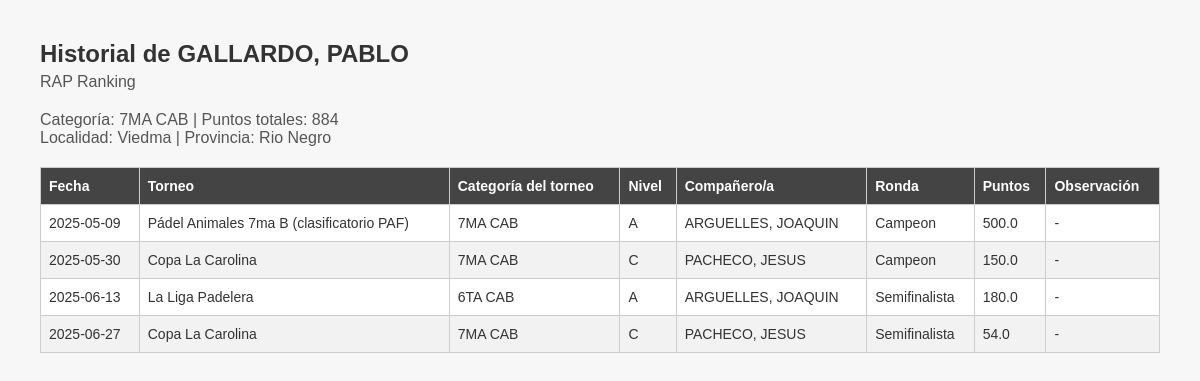
Screenshot of /historial/GALLARDO, PABLO with the database file from the repository.
### tables this page shows
CREATE TABLE jugadores (
            id INTEGER PRIMARY KEY AUTOINCREMENT,
            nombre TEXT UNIQUE,
            categoria TEXT,
            localidad TEXT,
            provincia TEXT,
            puntos INTEGER DEFAULT 0,
            historial TEXT
        );

### app.py (the view)
@app.route('/historial/<nombre>')
def historial(nombre):
    conn = sqlite3.connect('database.db')
    conn.row_factory = sqlite3.Row
    cursor = conn.cursor()
    cursor.execute("SELECT * FROM jugadores WHERE UPPER(nombre) = ?", (nombre.upper(),))
    jugador = cursor.fetchone()
    if not jugador:
        conn.close()
        return f"No se encontró al jugador: {nombre}", 404
    try:
        historial = json.loads(jugador['historial'])
    except json.JSONDecodeError:
        historial = []
    conn.close()
    return render_template("historial.html", jugador=jugador, historial=historial)

### templates/historial.html (shortened to what this page needs)
<!DOCTYPE html>
<html lang="es">
<head>
</head>
<body>
    <h1>Historial de {{ jugador['nombre'] }}</h1>
    <div class="header-info">
        <div class="subtitulo">RAP Ranking</div>
        <div class="subtitulo">
            Categoría: {{ jugador['categoria'] }} |
            Puntos totales: {{ jugador['puntos'] }}<br>
            Localidad: {{ jugador['localidad'] }} |
            Provincia: {{ jugador['provincia'] }}
        </div>
    </div>
    {% if historial %}
        <table>
            <thead>
                <tr>
                    <th>Fecha</th>
                    <th>Torneo</th>
                    <th>Categoría del torneo</th>
                    <th>Nivel</th>
                    <th>Compañero/a</th>
                    <th>Ronda</th>
                    <th>Puntos</th>
                    <th>Observación</th>
                </tr>
            </thead>
            <tbody>
                {% for h in historial %}
                    <tr>
                        <td>{{ h.fecha }}</td>
                        <td>{{ h.torneo }}</td>
                        <td>{{ h.categoria_torneo }}</td>
                        <td>{{ h.nivel }}</td>
                        <td>{{ h.pareja }}</td>
                        <td>{{ h.ronda }}</td>
                        <td>{{ h.puntos }}</td>
                        <td>{{ h.observacion or "-" }}</td>
                    </tr>
                {% endfor %}
            </tbody>
        </table>
    {% else %}
        <p>No se encontraron torneos cargados para este jugador.</p>
    {% endif %}
</body>
</html>

### templates/historial.html (style rules this page uses)
body { font-family: Arial, sans-serif; margin: 40px; background-color: #f7f7f7; color: #333; }
h1 { font-size: 24px; margin-bottom: 5px; }
.subtitulo { font-size: 16px; color: #555; margin-bottom: 20px; }
table { width: 100%; border-collapse: collapse; margin-top: 15px; background-color: white; }
th, td { border: 1px solid #ccc; padding: 10px 8px; text-align: left; font-size: 14px; }
th { background-color: #444; color: white; }
tr:nth-child(even) { background-color: #f2f2f2; }

### rows the page displays
jugadores: nombre "GALLARDO, PABLO", categoria "7MA CAB", puntos "884", localidad "Viedma", provincia "Rio Negro", fecha "2025-05-09", torneo "Pádel Animales 7ma B (clasificatorio PAF)", categoria_torneo "7MA CAB", nivel "A", pareja "ARGUELLES, JOAQUIN", ronda "Campeon", puntos "500.0", observacion "-", fecha "2025-05-30", torneo "Copa La Carolina", nivel "C", pareja "PACHECO, JESUS", puntos "150.0", fecha "2025-06-27", ronda "Semifinalista", puntos "54.0"

### other values shown
{{ h.fecha }} "2025-06-13"
{{ h.torneo }} "La Liga Padelera"
{{ h.categoria_torneo }} "6TA CAB"
{{ h.nivel }} "A"
{{ h.pareja }} "ARGUELLES, JOAQUIN"
{{ h.ronda }} "Semifinalista"
{{ h.puntos }} "180.0"
{{ h.observacion or "-" }} "-"
